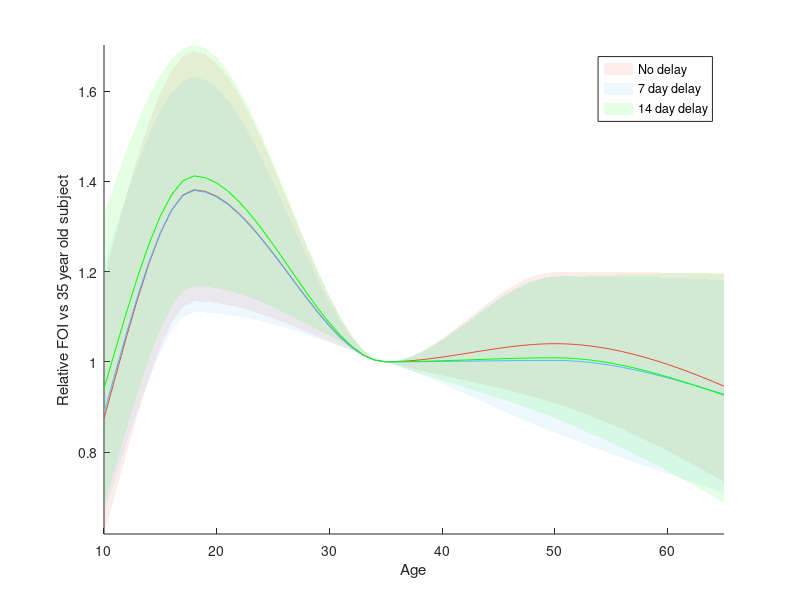

This figure's MATLAB source:
clear all;
close all;

% Purpose: Plot age effect factors under Extended Data Figure 1
% Note: Figure will be created in a separate Matlab window named "Figure 1"

load("Extended_data_Figure_1.mat")


figure(1);
clf;
hold on;

h = fill([age_range fliplr(age_range)], [dat(1,:) fliplr(dat(end,:))], [0.902 0.294 0.208]);
transparency = 0.1;
set(h, "FaceAlpha", transparency, "lineStyle", "none");

h_7delay = fill([age_range fliplr(age_range)], [dat_7delay(1,:) fliplr(dat_7delay(end,:))], [0.302 0.733 1]);
transparency = 0.1;
set(h_7delay, "FaceAlpha", transparency, "lineStyle", "none");

h_14delay = fill([age_range fliplr(age_range)], [dat_14delay(1,:) fliplr(dat_14delay(end,:))], "g");
transparency = 0.1;
set(h_14delay, "FaceAlpha", transparency, "lineStyle", "none");


plot(age_range, dat(round(size(dat,1)/2),:), "Color",[0.902 0.294 0.208]);
plot(age_range, dat_7delay(round(size(dat_7delay,1)/2),:),"Color",[0.302 0.733 1]);
plot(age_range, dat_14delay(round(size(dat_14delay,1)/2),:),"Color","g");

axis tight;
xlabel("Age");
ylabel("Relative FOI vs 35 year old subject");
legend("No delay","7 day delay","14 day delay");
